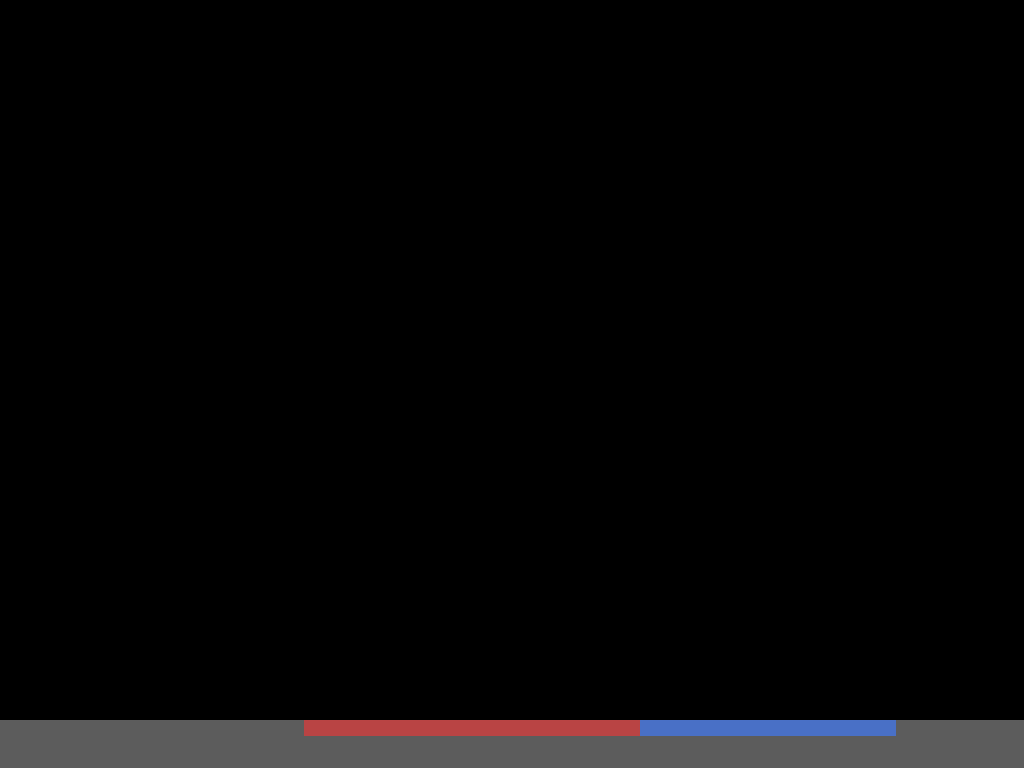

Below is a game level as drawn by its tile map, then a one-line description and the .tmx file that defines it, in full:
An orthogonal 64x48 tile map with 16x16 px tiles, 1 tile layer (main) and 1 object (Spawn).

<map version="1.2" tiledversion="1.2.2" orientation="orthogonal" renderorder="right-down" width="64" height="48" tilewidth="16" tileheight="16" infinite="0" nextlayerid="3" nextobjectid="2">
 <tileset firstgid="1" name="the_feels_take_two" tilewidth="16" tileheight="16" tilecount="4" columns="2">
  <image source="the_feels_tileset.png" width="32" height="32" />
 </tileset>
 <layer id="1" name="main" width="64" height="48">
  <data encoding="csv">
0,0,0,0,0,0,0,0,0,0,0,0,0,0,0,0,0,0,0,0,0,0,0,0,0,0,0,0,0,0,0,0,0,0,0,0,0,0,0,0,0,0,0,0,0,0,0,0,0,0,0,0,0,0,0,0,0,0,0,0,0,0,0,0,
0,0,0,0,0,0,0,0,0,0,0,0,0,0,0,0,0,0,0,0,0,0,0,0,0,0,0,0,0,0,0,0,0,0,0,0,0,0,0,0,0,0,0,0,0,0,0,0,0,0,0,0,0,0,0,0,0,0,0,0,0,0,0,0,
0,0,0,0,0,0,0,0,0,0,0,0,0,0,0,0,0,0,0,0,0,0,0,0,0,0,0,0,0,0,0,0,0,0,0,0,0,0,0,0,0,0,0,0,0,0,0,0,0,0,0,0,0,0,0,0,0,0,0,0,0,0,0,0,
0,0,0,0,0,0,0,0,0,0,0,0,0,0,0,0,0,0,0,0,0,0,0,0,0,0,0,0,0,0,0,0,0,0,0,0,0,0,0,0,0,0,0,0,0,0,0,0,0,0,0,0,0,0,0,0,0,0,0,0,0,0,0,0,
0,0,0,0,0,0,0,0,0,0,0,0,0,0,0,0,0,0,0,0,0,0,0,0,0,0,0,0,0,0,0,0,0,0,0,0,0,0,0,0,0,0,0,0,0,0,0,0,0,0,0,0,0,0,0,0,0,0,0,0,0,0,0,0,
0,0,0,0,0,0,0,0,0,0,0,0,0,0,0,0,0,0,0,0,0,0,0,0,0,0,0,0,0,0,0,0,0,0,0,0,0,0,0,0,0,0,0,0,0,0,0,0,0,0,0,0,0,0,0,0,0,0,0,0,0,0,0,0,
0,0,0,0,0,0,0,0,0,0,0,0,0,0,0,0,0,0,0,0,0,0,0,0,0,0,0,0,0,0,0,0,0,0,0,0,0,0,0,0,0,0,0,0,0,0,0,0,0,0,0,0,0,0,0,0,0,0,0,0,0,0,0,0,
0,0,0,0,0,0,0,0,0,0,0,0,0,0,0,0,0,0,0,0,0,0,0,0,0,0,0,0,0,0,0,0,0,0,0,0,0,0,0,0,0,0,0,0,0,0,0,0,0,0,0,0,0,0,0,0,0,0,0,0,0,0,0,0,
0,0,0,0,0,0,0,0,0,0,0,0,0,0,0,0,0,0,0,0,0,0,0,0,0,0,0,0,0,0,0,0,0,0,0,0,0,0,0,0,0,0,0,0,0,0,0,0,0,0,0,0,0,0,0,0,0,0,0,0,0,0,0,0,
0,0,0,0,0,0,0,0,0,0,0,0,0,0,0,0,0,0,0,0,0,0,0,0,0,0,0,0,0,0,0,0,0,0,0,0,0,0,0,0,0,0,0,0,0,0,0,0,0,0,0,0,0,0,0,0,0,0,0,0,0,0,0,0,
0,0,0,0,0,0,0,0,0,0,0,0,0,0,0,0,0,0,0,0,0,0,0,0,0,0,0,0,0,0,0,0,0,0,0,0,0,0,0,0,0,0,0,0,0,0,0,0,0,0,0,0,0,0,0,0,0,0,0,0,0,0,0,0,
0,0,0,0,0,0,0,0,0,0,0,0,0,0,0,0,0,0,0,0,0,0,0,0,0,0,0,0,0,0,0,0,0,0,0,0,0,0,0,0,0,0,0,0,0,0,0,0,0,0,0,0,0,0,0,0,0,0,0,0,0,0,0,0,
0,0,0,0,0,0,0,0,0,0,0,0,0,0,0,0,0,0,0,0,0,0,0,0,0,0,0,0,0,0,0,0,0,0,0,0,0,0,0,0,0,0,0,0,0,0,0,0,0,0,0,0,0,0,0,0,0,0,0,0,0,0,0,0,
0,0,0,0,0,0,0,0,0,0,0,0,0,0,0,0,0,0,0,0,0,0,0,0,0,0,0,0,0,0,0,0,0,0,0,0,0,0,0,0,0,0,0,0,0,0,0,0,0,0,0,0,0,0,0,0,0,0,0,0,0,0,0,0,
0,0,0,0,0,0,0,0,0,0,0,0,0,0,0,0,0,0,0,0,0,0,0,0,0,0,0,0,0,0,0,0,0,0,0,0,0,0,0,0,0,0,0,0,0,0,0,0,0,0,0,0,0,0,0,0,0,0,0,0,0,0,0,0,
0,0,0,0,0,0,0,0,0,0,0,0,0,0,0,0,0,0,0,0,0,0,0,0,0,0,0,0,0,0,0,0,0,0,0,0,0,0,0,0,0,0,0,0,0,0,0,0,0,0,0,0,0,0,0,0,0,0,0,0,0,0,0,0,
0,0,0,0,0,0,0,0,0,0,0,0,0,0,0,0,0,0,0,0,0,0,0,0,0,0,0,0,0,0,0,0,0,0,0,0,0,0,0,0,0,0,0,0,0,0,0,0,0,0,0,0,0,0,0,0,0,0,0,0,0,0,0,0,
0,0,0,0,0,0,0,0,0,0,0,0,0,0,0,0,0,0,0,0,0,0,0,0,0,0,0,0,0,0,0,0,0,0,0,0,0,0,0,0,0,0,0,0,0,0,0,0,0,0,0,0,0,0,0,0,0,0,0,0,0,0,0,0,
0,0,0,0,0,0,0,0,0,0,0,0,0,0,0,0,0,0,0,0,0,0,0,0,0,0,0,0,0,0,0,0,0,0,0,0,0,0,0,0,0,0,0,0,0,0,0,0,0,0,0,0,0,0,0,0,0,0,0,0,0,0,0,0,
0,0,0,0,0,0,0,0,0,0,0,0,0,0,0,0,0,0,0,0,0,0,0,0,0,0,0,0,0,0,0,0,0,0,0,0,0,0,0,0,0,0,0,0,0,0,0,0,0,0,0,0,0,0,0,0,0,0,0,0,0,0,0,0,
0,0,0,0,0,0,0,0,0,0,0,0,0,0,0,0,0,0,0,0,0,0,0,0,0,0,0,0,0,0,0,0,0,0,0,0,0,0,0,0,0,0,0,0,0,0,0,0,0,0,0,0,0,0,0,0,0,0,0,0,0,0,0,0,
0,0,0,0,0,0,0,0,0,0,0,0,0,0,0,0,0,0,0,0,0,0,0,0,0,0,0,0,0,0,0,0,0,0,0,0,0,0,0,0,0,0,0,0,0,0,0,0,0,0,0,0,0,0,0,0,0,0,0,0,0,0,0,0,
0,0,0,0,0,0,0,0,0,0,0,0,0,0,0,0,0,0,0,0,0,0,0,0,0,0,0,0,0,0,0,0,0,0,0,0,0,0,0,0,0,0,0,0,0,0,0,0,0,0,0,0,0,0,0,0,0,0,0,0,0,0,0,0,
0,0,0,0,0,0,0,0,0,0,0,0,0,0,0,0,0,0,0,0,0,0,0,0,0,0,0,0,0,0,0,0,0,0,0,0,0,0,0,0,0,0,0,0,0,0,0,0,0,0,0,0,0,0,0,0,0,0,0,0,0,0,0,0,
0,0,0,0,0,0,0,0,0,0,0,0,0,0,0,0,0,0,0,0,0,0,0,0,0,0,0,0,0,0,0,0,0,0,0,0,0,0,0,0,0,0,0,0,0,0,0,0,0,0,0,0,0,0,0,0,0,0,0,0,0,0,0,0,
0,0,0,0,0,0,0,0,0,0,0,0,0,0,0,0,0,0,0,0,0,0,0,0,0,0,0,0,0,0,0,0,0,0,0,0,0,0,0,0,0,0,0,0,0,0,0,0,0,0,0,0,0,0,0,0,0,0,0,0,0,0,0,0,
0,0,0,0,0,0,0,0,0,0,0,0,0,0,0,0,0,0,0,0,0,0,0,0,0,0,0,0,0,0,0,0,0,0,0,0,0,0,0,0,0,0,0,0,0,0,0,0,0,0,0,0,0,0,0,0,0,0,0,0,0,0,0,0,
0,0,0,0,0,0,0,0,0,0,0,0,0,0,0,0,0,0,0,0,0,0,0,0,0,0,0,0,0,0,0,0,0,0,0,0,0,0,0,0,0,0,0,0,0,0,0,0,0,0,0,0,0,0,0,0,0,0,0,0,0,0,0,0,
0,0,0,0,0,0,0,0,0,0,0,0,0,0,0,0,0,0,0,0,0,0,0,0,0,0,0,0,0,0,0,0,0,0,0,0,0,0,0,0,0,0,0,0,0,0,0,0,0,0,0,0,0,0,0,0,0,0,0,0,0,0,0,0,
0,0,0,0,0,0,0,0,0,0,0,0,0,0,0,0,0,0,0,0,0,0,0,0,0,0,0,0,0,0,0,0,0,0,0,0,0,0,0,0,0,0,0,0,0,0,0,0,0,0,0,0,0,0,0,0,0,0,0,0,0,0,0,0,
0,0,0,0,0,0,0,0,0,0,0,0,0,0,0,0,0,0,0,0,0,0,0,0,0,0,0,0,0,0,0,0,0,0,0,0,0,0,0,0,0,0,0,0,0,0,0,0,0,0,0,0,0,0,0,0,0,0,0,0,0,0,0,0,
0,0,0,0,0,0,0,0,0,0,0,0,0,0,0,0,0,0,0,0,0,0,0,0,0,0,0,0,0,0,0,0,0,0,0,0,0,0,0,0,0,0,0,0,0,0,0,0,0,0,0,0,0,0,0,0,0,0,0,0,0,0,0,0,
0,0,0,0,0,0,0,0,0,0,0,0,0,0,0,0,0,0,0,0,0,0,0,0,0,0,0,0,0,0,0,0,0,0,0,0,0,0,0,0,0,0,0,0,0,0,0,0,0,0,0,0,0,0,0,0,0,0,0,0,0,0,0,0,
0,0,0,0,0,0,0,0,0,0,0,0,0,0,0,0,0,0,0,0,0,0,0,0,0,0,0,0,0,0,0,0,0,0,0,0,0,0,0,0,0,0,0,0,0,0,0,0,0,0,0,0,0,0,0,0,0,0,0,0,0,0,0,0,
0,0,0,0,0,0,0,0,0,0,0,0,0,0,0,0,0,0,0,0,0,0,0,0,0,0,0,0,0,0,0,0,0,0,0,0,0,0,0,0,0,0,0,0,0,0,0,0,0,0,0,0,0,0,0,0,0,0,0,0,0,0,0,0,
0,0,0,0,0,0,0,0,0,0,0,0,0,0,0,0,0,0,0,0,0,0,0,0,0,0,0,0,0,0,0,0,0,0,0,0,0,0,0,0,0,0,0,0,0,0,0,0,0,0,0,0,0,0,0,0,0,0,0,0,0,0,0,0,
0,0,0,0,0,0,0,0,0,0,0,0,0,0,0,0,0,0,0,0,0,0,0,0,0,0,0,0,0,0,0,0,0,0,0,0,0,0,0,0,0,0,0,0,0,0,0,0,0,0,0,0,0,0,0,0,0,0,0,0,0,0,0,0,
0,0,0,0,0,0,0,0,0,0,0,0,0,0,0,0,0,0,0,0,0,0,0,0,0,0,0,0,0,0,0,0,0,0,0,0,0,0,0,0,0,0,0,0,0,0,0,0,0,0,0,0,0,0,0,0,0,0,0,0,0,0,0,0,
0,0,0,0,0,0,0,0,0,0,0,0,0,0,0,0,0,0,0,0,0,0,0,0,0,0,0,0,0,0,0,0,0,0,0,0,0,0,0,0,0,0,0,0,0,0,0,0,0,0,0,0,0,0,0,0,0,0,0,0,0,0,0,0,
0,0,0,0,0,0,0,0,0,0,0,0,0,0,0,0,0,0,0,0,0,0,0,0,0,0,0,0,0,0,0,0,0,0,0,0,0,0,0,0,0,0,0,0,0,0,0,0,0,0,0,0,0,0,0,0,0,0,0,0,0,0,0,0,
0,0,0,0,0,0,0,0,0,0,0,0,0,0,0,0,0,0,0,0,0,0,0,0,0,0,0,0,0,0,0,0,0,0,0,0,0,0,0,0,0,0,0,0,0,0,0,0,0,0,0,0,0,0,0,0,0,0,0,0,0,0,0,0,
0,0,0,0,0,0,0,0,0,0,0,0,0,0,0,0,0,0,0,0,0,0,0,0,0,0,0,0,0,0,0,0,0,0,0,0,0,0,0,0,0,0,0,0,0,0,0,0,0,0,0,0,0,0,0,0,0,0,0,0,0,0,0,0,
0,0,0,0,0,0,0,0,0,0,0,0,0,0,0,0,0,0,0,0,0,0,0,0,0,0,0,0,0,0,0,0,0,0,0,0,0,0,0,0,0,0,0,0,0,0,0,0,0,0,0,0,0,0,0,0,0,0,0,0,0,0,0,0,
0,0,0,0,0,0,0,0,0,0,0,0,0,0,0,0,0,0,0,0,0,0,0,0,0,0,0,0,0,0,0,0,0,0,0,0,0,0,0,0,0,0,0,0,0,0,0,0,0,0,0,0,0,0,0,0,0,0,0,0,0,0,0,0,
0,0,0,0,0,0,0,0,0,0,0,0,0,0,0,0,0,0,0,0,0,0,0,0,0,0,0,0,0,0,0,0,0,0,0,0,0,0,0,0,0,0,0,0,0,0,0,0,0,0,0,0,0,0,0,0,0,0,0,0,0,0,0,0,
4,4,4,4,4,4,4,4,4,4,4,4,4,4,4,4,4,4,4,2,2,2,2,2,2,2,2,2,2,2,2,2,2,2,2,2,2,2,2,2,1,1,1,1,1,1,1,1,1,1,1,1,1,1,1,1,4,4,4,4,4,4,4,4,
4,4,4,4,4,4,4,4,4,4,4,4,4,4,4,4,4,4,4,4,4,4,4,4,4,4,4,4,4,4,4,4,4,4,4,4,4,4,4,4,4,4,4,4,4,4,4,4,4,4,4,4,4,4,4,4,4,4,4,4,4,4,4,4,
4,4,4,4,4,4,4,4,4,4,4,4,4,4,4,4,4,4,4,4,4,4,4,4,4,4,4,4,4,4,4,4,4,4,4,4,4,4,4,4,4,4,4,4,4,4,4,4,4,4,4,4,4,4,4,4,4,4,4,4,4,4,4,4
</data>
 </layer>
 <objectgroup id="2" name="objects">
  <object id="1" name="Spawn" x="48" y="592" width="32" height="32" />
 </objectgroup>
</map>
